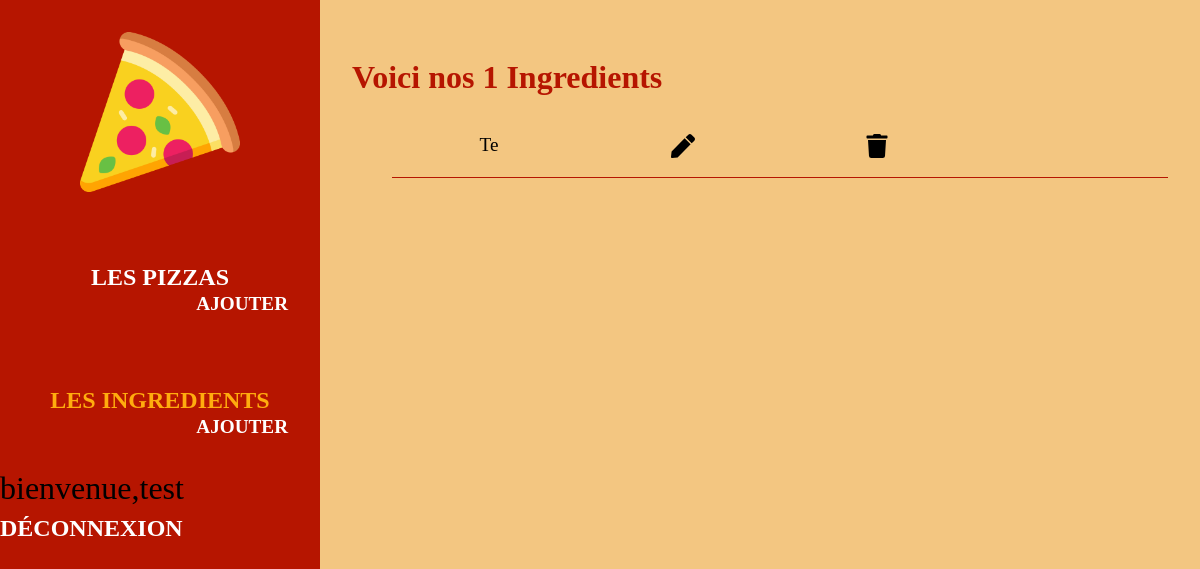
Page /ingredients/ (signed in) on the earlier database version.
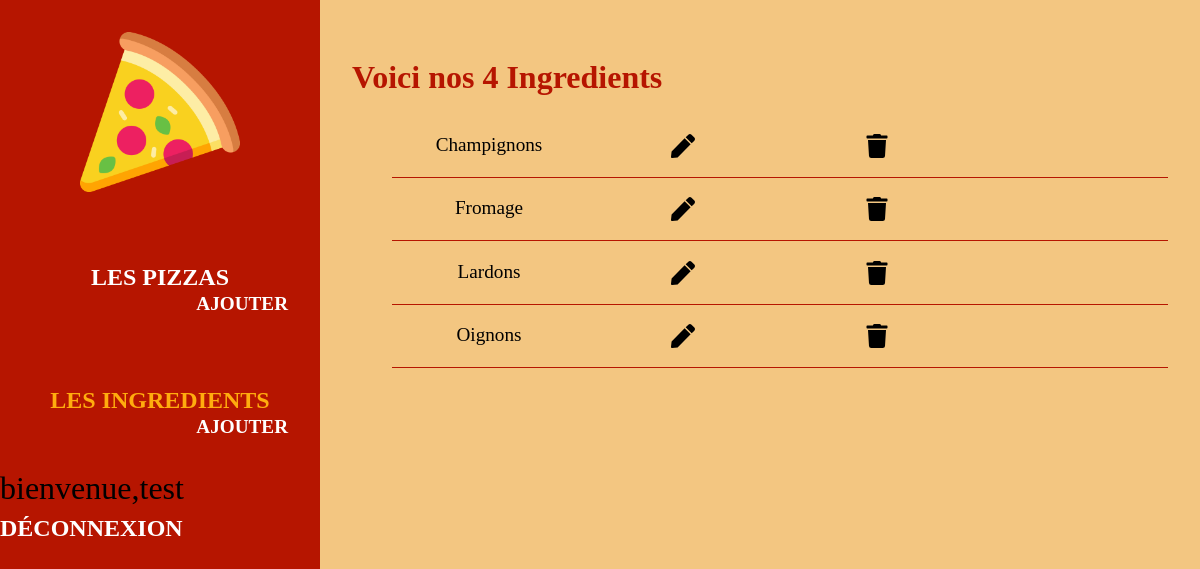
Same page on the later database version.
### applipizza/models.py (models this page shows, shortened)
class Ingredient(models.Model):
    idIngredient = models.AutoField(primary_key=True)
    nomIngredient = models.CharField(max_length=50, verbose_name="Nom de l'ingrédient")

### applipizza/views.py (the view)
# urls.py: path('ingredients/', views.ingredients),
def ingredients(request):
    lesIngredients = Ingredient.objects.all()
    return render(request, 'applipizza/ingredients.html', {'ingredients': lesIngredients})

### applipizza/templates/applipizza/ingredients.html (shortened to what this page needs)
{% extends 'applipizza/base.html' %}
{% block content %}
    {% load static %}
    {% if ingredients|length > 0 %}
        <h2 class="title">Voici nos {{ ingredients|length }} Ingredients </h2>
        <ul>
            {% for i in ingredients %}
                <li class="li-pizzas">{{ i.nomIngredient|capfirst }}
                    {% if user.is_authenticated %}
                        <a class="link-details" href="/ingredients/{{ i.idIngredient }}/update/">
                            <img src="{% static 'applipizza/img/pen-solid.svg' %}" alt="logo_pen">
                        </a>
                        <a class="link-details" href="/ingredients/{{ i.idIngredient }}/delete/">
                            <img src="{% static 'applipizza/img/trash-solid.svg' %}" alt="logo_pen">
                        </a>
                    {% endif %}
                </li>
            {% endfor %}
        </ul>
    {% else %}
        <h2 class="title">Aucun ingredient n'est disponible</h2>
    {% endif %}
{% endblock %}

Differences in the rows shown:
removed Ingredient: nomIngredient "Te"
added Ingredient: nomIngredient "Champignons"
added Ingredient: nomIngredient "Fromage"
added Ingredient: nomIngredient "Lardons"
added Ingredient: nomIngredient "Oignons"
Other differences:
{{ ingredients|length }}: "1" → "4"
